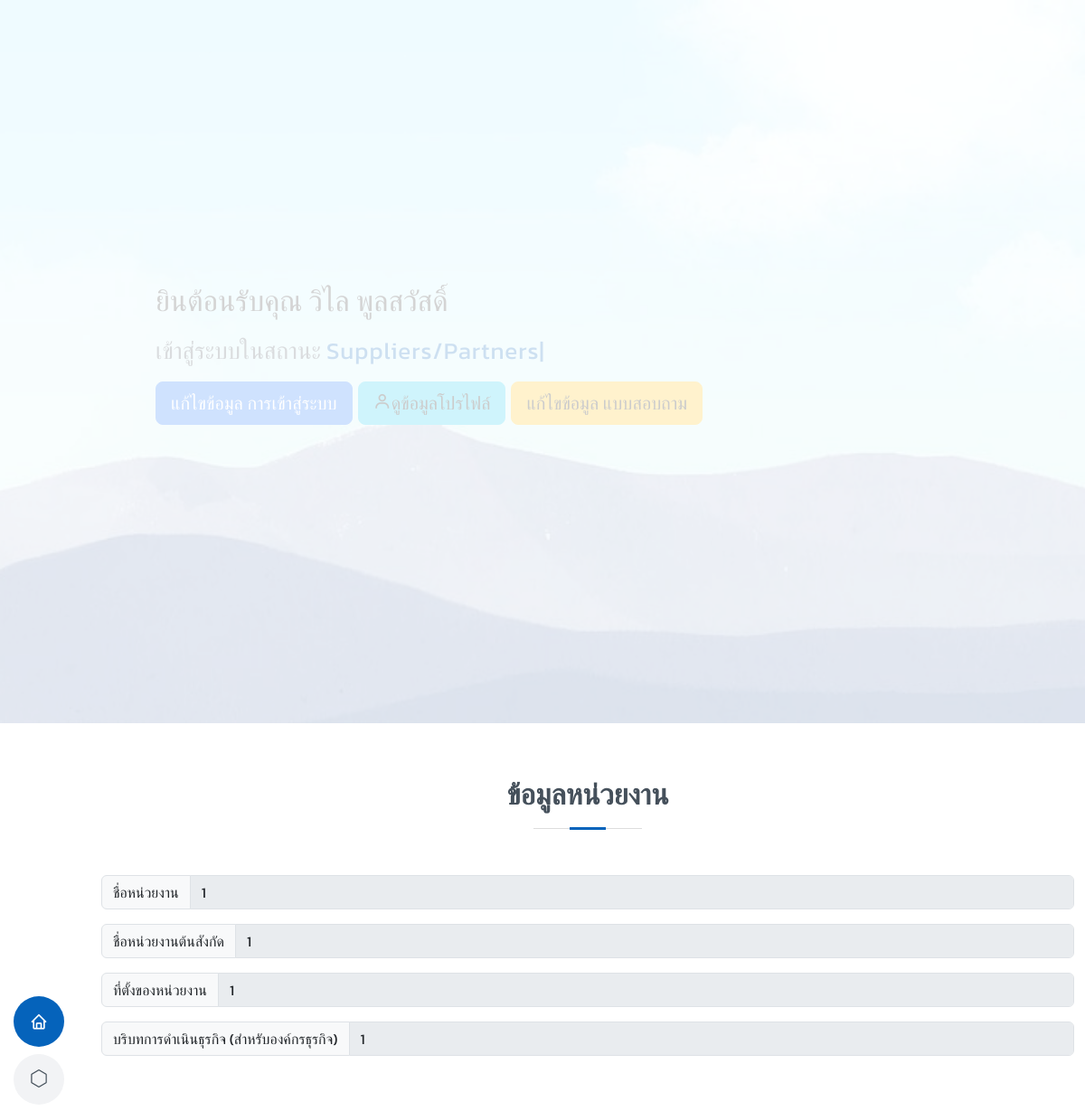
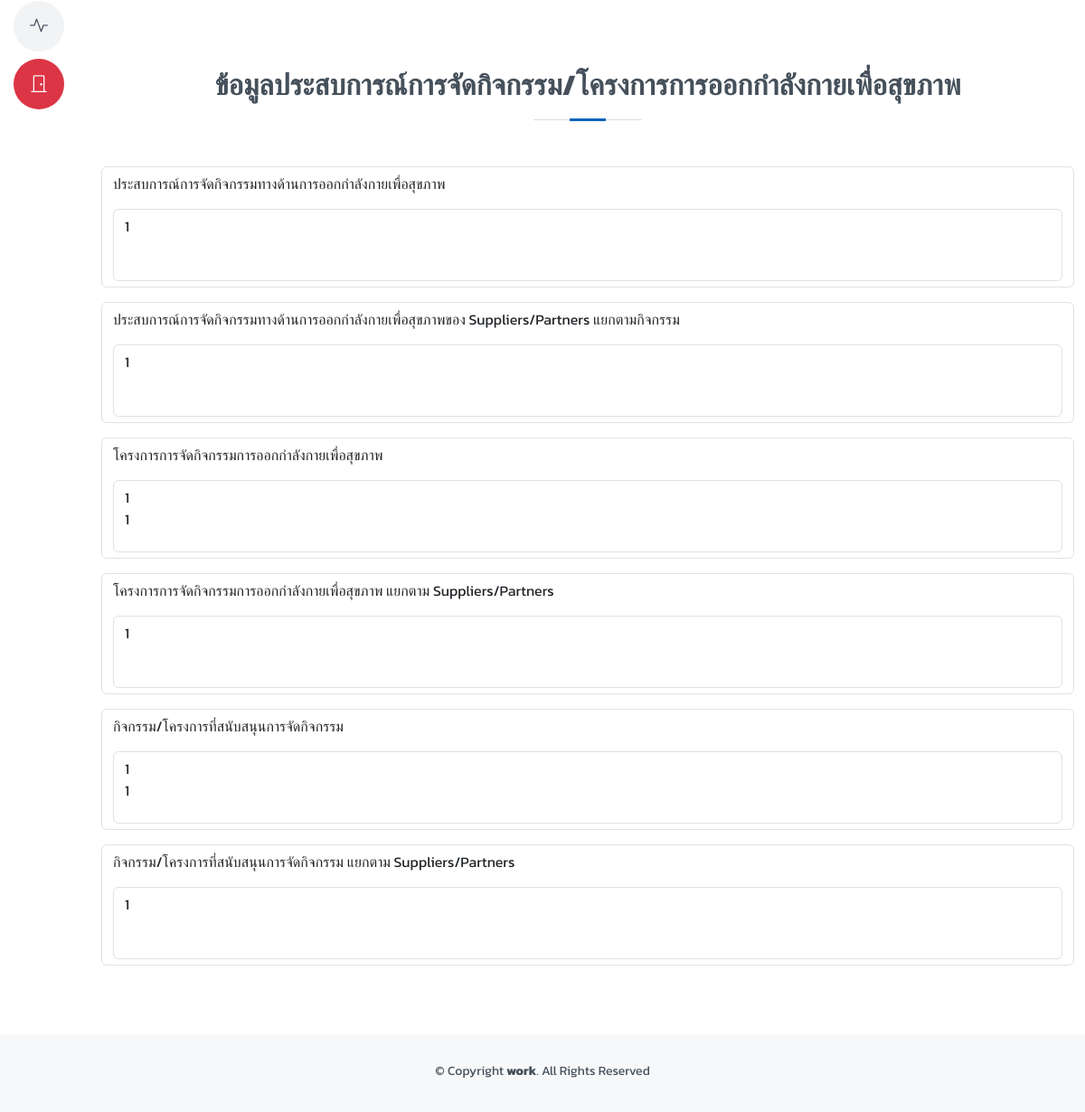
/home.php (signed in), run on the app's committed database (2 pictures, top to bottom).
### tables this page shows
CREATE TABLE `question` (
  `qid` int(11) NOT NULL,
  `username` varchar(255) NOT NULL,
  `name` varchar(255) NOT NULL,
  `surname` varchar(255) NOT NULL,
  `level` varchar(255) NOT NULL,
  `sex` varchar(255) NOT NULL,
  `province_id` int(11) NOT NULL,
  `amphure_id` int(11) NOT NULL,
  `age` varchar(100) NOT NULL,
  `eduOptions` varchar(255) NOT NULL,
  `occOptions` varchar(255) NOT NULL,
  `maryOptions` varchar(255) NOT NULL,
  `nationOptions` varchar(255) NOT NULL,
  `height` varchar(255) NOT NULL,
  `weight` varchar(255) NOT NULL,
  `pressure` varchar(255) NOT NULL,
  `pulse` varchar(255) NOT NULL,
  `congenOptions` varchar(255) NOT NULL,
  `location` text NOT NULL,
  `period` text NOT NULL,
  `reason1` text NOT NULL,
  `reason2` text NOT NULL,
  `motiOptions` varchar(255) NOT NULL,
  `exer` text NOT NULL,
  `pulseAfter` varchar(255) NOT NULL,
  `week` varchar(255) NOT NULL,
  `intensityOptions` varchar(255) NOT NULL,
  `duration` varchar(255) NOT NULL,
  `agency_name1` varchar(255) NOT NULL,
  `agency_name2` varchar(255) NOT NULL,
  `community` varchar(255) NOT NULL,
  `loc_community` varchar(255) NOT NULL,
  `loc_agency` varchar(255) NOT NULL,
  `business` varchar(255) NOT NULL,
  `exper_sports` text NOT NULL,
  `res` text NOT NULL,
  `pub_res` text NOT NULL,
  `train_exper_exer` text NOT NULL,
  `train_exper` text NOT NULL,
  `vol_exper` varchar(255) NOT NULL,
  `org_heal` varchar(255) NOT NULL,
  `pro_org_exer` varchar(255) NOT NULL,
  `activity` varchar(255) NOT NULL
);

### home.php (the view, shortened to what this page needs)
<!DOCTYPE html>
<html lang="en">
<?php session_start();
include 'assets/php/generateHead.php';
include 'condb.php';
$q_user = $_SESSION["username"];
$sql_ques = " SELECT * FROM question where username = '$q_user' ";
$queryQues = mysqli_query($con, $sql_ques);
$foundUser = 0;
while ($fetch = mysqli_fetch_assoc($queryQues)) {
  $foundUser++;
}
?>
<?php generateHead("UserPage", "assets/img/favicon.png"); ?>
<body>
  <header id="header" class="d-flex flex-column justify-content-center">
    <nav id="navbar" class="navbar nav-menu">
      <ul>
        <?php if ($foundUser == 1) { ?>
          <li><a href="#hero" class="nav-link scrollto active"><i class="bx bx-home"></i> <span>หน้าหลัก</span></a></li>
          <?php switch ($_SESSION["level"]) {
          ?>
            <?php
            case "Suppliers/Partners":
            ?>
              <li><a href="#agency" class="nav-link scrollto"><i class="bi bi-hexagon"></i><span>ข้อมูลหน่วยงาน</span></a></li>
              <li><a href="#Info_exper" class="nav-link scrollto"><i class="bi bi-activity"></i> <span>ข้อมูลประสบการณ์การจัดกิจกรรม/โครงการการออกกำลังกายเพื่อสุขภาพ</span></a></li>
            <?php
              break;
            ?>
          <?php
          }
          ?>
        <?php } ?>
        <li><a href="actions/logout.php" class="nav-link scrollto bg-danger active" onclick="return showLogoutConfirmation();"><i class="bi bi-door-closed"></i> <span>ออกจากระบบ</span></a></li>
      </ul>
    </nav>
  </header>
  <section id="hero" class="d-flex flex-column justify-content-center">
    <div class="container" data-aos="zoom-in" data-aos-delay="100">
      <h2>ยินต้อนรับคุณ <?php echo $_SESSION["name"] . " " . $_SESSION["surname"]; ?> </h2>
      <p>เข้าสู่ระบบในสถานะ <span class="typed" data-typed-items="<?php echo $_SESSION["level"]; ?>"></span></p>
      <p>
        <button type="button" class="btn btn-primary btn-lg mb-3" data-bs-toggle="modal" data-bs-target="#updateRegis">
          แก้ไขข้อมูล การเข้าสู่ระบบ
        </button>
        <?php if ($foundUser == 1) { ?>
          <a href="#personal" class="btn btn-info btn-lg mb-3"><i class="bx bx-user"></i>ดูข้อมูลโปรไฟล์</a>
          <button type="button" class="btn btn-warning btn-lg mb-3" data-bs-toggle="modal" data-bs-target="#exampleModal">
            แก้ไขข้อมูล แบบสอบถาม
          </button>
        <?php } else { ?>
          <button type="button" class="btn btn-primary btn-lg mb-3" data-bs-toggle="modal" data-bs-target="#exampleModal">
            แบบสอบถาม
          </button>
        <?php } ?>
      </p>
    </div>
  </section>
  <?php if ($foundUser == 1) {
    $q_user = $_SESSION["username"];
    $sql_ques1 = " SELECT * FROM question where username = '$q_user' ";
    $queryQues1 = mysqli_query($con, $sql_ques1);
    while ($fetch = mysqli_fetch_assoc($queryQues1)) {
  ?>
      <main id="main">
        <?php switch ($_SESSION["level"]) {
          case "Suppliers/Partners":
            include 'section/section4Switch.php';
            include 'section/section8Switch.php';
            break;
        }
        ?>
      <?php
    }
      ?>
      </main>
    <?php } ?>
    <footer id="footer">
      <div class="container">
        <div class="copyright">
          &copy; Copyright <strong><span>work</span></strong>. All Rights Reserved
        </div>
      </div>
    </footer>
            <?php include 'step.php'; ?>
</body>
</html>

### assets/php/generateHead.php (shortened to what this page needs)
<?php
function generateHead($pageTitle, $faviconUrl) {
    echo '<head>';
    echo '<link href="assets/vendor/aos/aos.css" rel="stylesheet">';
    echo '<link href="assets/vendor/bootstrap/css/bootstrap.min.css" rel="stylesheet">';
    echo '<link href="assets/vendor/bootstrap-icons/bootstrap-icons.css" rel="stylesheet">';
    echo '<link href="assets/vendor/boxicons/css/boxicons.min.css" rel="stylesheet">';
    echo '<link href="assets/vendor/glightbox/css/glightbox.min.css" rel="stylesheet">';
    echo '<link href="assets/vendor/swiper/swiper-bundle.min.css" rel="stylesheet">';
    echo '<link href="https://cdn.jsdelivr.net/npm/sweetalert2@11.7.27/dist/sweetalert2.min.css"rel="stylesheet">' ;
    echo '<link href="assets/css/style.css" rel="stylesheet">';
    echo '</head>';
}
?>

### section/section4Switch.php (shortened to what this page needs)
<?php switch ($_SESSION["level"]) {
    case "Trainers": ?>
    <?php
    case "Suppliers/Partners": ?>
        <section id="agency" class="resume">
            <div class="container" data-aos="fade-up">
                <div class="section-title">
                    <h2>ข้อมูลหน่วยงาน</h2>
                </div>
                <div class="input-group mb-3">
                    <span class="input-group-text" id="basic-addon1">ชื่อหน่วยงาน </span>
                    <input class="form-control" value="<?php echo $fetch['agency_name1']; ?>" disabled>
                </div>
                <div class="input-group mb-3">
                    <span class="input-group-text" id="basic-addon1">ชื่อหน่วยงานต้นสังกัด </span>
                    <input class="form-control" value="<?php echo $fetch['agency_name2']; ?>" disabled>
                </div>
                <div class="input-group mb-3">
                    <span class="input-group-text" id="basic-addon1">ที่ตั้งของหน่วยงาน </span>
                    <input class="form-control" value="<?php echo $fetch['loc_agency']; ?>" disabled>
                </div>
                <div class="input-group mb-3">
                    <span class="input-group-text" id="basic-addon1">บริบทการดำเนินธุรกิจ (สำหรับองค์กรธุรกิจ) </span>
                    <input class="form-control" value="<?php echo $fetch['business']; ?>" disabled>
                </div>
            </div>
        </section>
        <?php break; ?>
<?php } ?>

### section/section8Switch.php (shortened to what this page needs)
<?php
function displayExperienceSection($con, $sql, $col, $title)
{
    $query = mysqli_query($con, $sql);
    echo '<div class="form-control mb-3">';
    echo '<p>' . $title . '</p>';
    echo '<div class="form-control overflow-auto" style="height: 5rem;">';
    while ($result = mysqli_fetch_assoc($query)) {
        if ($result[$col] != '---' && $result[$col] != 'มี' && $result[$col] != 'ไม่มี') {
            echo $result[$col] . '<br>';
        }
    }
    echo '</div>';
    echo '</div>';
}
?>
<?php switch ($_SESSION["level"]) {
    case "Suppliers/Partners": ?>
        <section id="Info_exper" class="resume">
            <div class="container" data-aos="fade-up">
                <div class="section-title">
                    <h2>ข้อมูลประสบการณ์การจัดกิจกรรม/โครงการการออกกำลังกายเพื่อสุขภาพ</h2>
                </div>
                <div>
                    <?php
                    $sqlOrg = "SELECT * FROM question";
                    $colOrg = "org_heal";
                    $titleOrg = "ประสบการณ์การจัดกิจกรรมทางด้านการออกกำลังกายเพื่อสุขภาพ";
                    displayExperienceSection($con, $sqlOrg, $colOrg, $titleOrg);
                    ?>
                </div>
                <div>
                    <?php
                    $sqlOrgLevel = "SELECT * FROM question where level = 'Suppliers/Partners' ";
                    $colOrgLevel = "org_heal";
                    $titleOrgLevel = "ประสบการณ์การจัดกิจกรรมทางด้านการออกกำลังกายเพื่อสุขภาพของ Suppliers/Partners แยกตามกิจกรรม";
                    displayExperienceSection($con, $sqlOrgLevel, $colOrgLevel, $titleOrgLevel);
                    ?>
                </div>
                <div>
                    <?php
                    $sqlProOrg  = "SELECT * FROM question ";
                    $colProOrg = "pro_org_exer";
                    $titleProOrg  = "โครงการการจัดกิจกรรมการออกกำลังกายเพื่อสุขภาพ";
                    displayExperienceSection($con, $sqlProOrg, $colProOrg, $titleProOrg);
                    ?>
                </div>
                <div>
                    <?php
                    $sqlProOrgLevel  = "SELECT * FROM question where level = 'Suppliers/Partners' ";
                    $colProOrgLevel = "pro_org_exer";
                    $titleProOrgLevel  = "โครงการการจัดกิจกรรมการออกกำลังกายเพื่อสุขภาพ แยกตาม Suppliers/Partners";
                    displayExperienceSection($con, $sqlProOrgLevel, $colProOrgLevel, $titleProOrgLevel);
                    ?>
                </div>
                <div>
                    <?php
                    $sqlActivity  = "SELECT * FROM question ";
                    $colActivity = "activity";
                    $titleActivity = "กิจกรรม/โครงการที่สนับสนุนการจัดกิจกรรม";
                    displayExperienceSection($con, $sqlActivity, $colActivity, $titleActivity);
                    ?>
                </div>
                <div>
                    <?php
                    $sqlActivityLevel  = "SELECT * FROM question where level = 'Suppliers/Partners' ";
                    $colActivityLevel  = "activity";
                    $titleActivityLevel  = "กิจกรรม/โครงการที่สนับสนุนการจัดกิจกรรม แยกตาม Suppliers/Partners";
                    displayExperienceSection($con, $sqlActivityLevel, $colActivityLevel, $titleActivityLevel);
                    ?>
                </div>
            </div>
        </section>
        <?php break; ?>
<?php } ?>

### step.php (shortened to what this page needs)
</html>

### assets/css/style.css (style rules this page uses)
body { font-family: 'Kanit', sans-serif; color: #272829; }
a { color: #0563bb; text-decoration: none; }
h1, h2, h3, h4, h5, h6 { font-family: 'Kanit', sans-serif; }
#header { position: fixed; top: 0; left: 0; bottom: 0; z-index: 9997; transition: all 0.5s; padding: 15px; overflow-y: auto; }
@media (min-width: 991px) { #main { margin-left: 100px; } }
.nav-menu { padding: 0; display: block; }
.nav-menu * { margin: 0; padding: 0; list-style: none; }
.nav-menu>ul>li { position: relative; white-space: nowrap; }
.nav-menu a, .nav-menu a:focus { display: flex; align-items: center; color: #45505b; padding: 10px 18px; margin-bottom: 8px; transition: 0.3s; font-size: 15px; border-radius: 50px; background: #f2f3f5; height: 56px; width: 100%; overflow: hidden; transition: 0.3s; }
.nav-menu a i, .nav-menu a:focus i { font-size: 20px; }
@media (min-width: 992px) { .nav-menu a, .nav-menu a:focus { width: 56px; } }
.nav-menu a:hover, .nav-menu .active, .nav-menu .active:focus, .nav-menu li:hover>a { color: #fff; background: #0563bb; }
#hero { width: 100%; height: 100vh; background: url("../img/hero-bg.jpg") top right no-repeat; background-size: cover; position: relative; }
@media (min-width: 992px) { #hero { padding-left: 160px; } }
#hero:before { content: ""; background: rgba(255, 255, 255, 0.8); position: absolute; bottom: 0; top: 0; left: 0; right: 0; }
#hero p { color: #45505b; margin: 15px 0 0 0; font-size: 26px; font-family: 'Kanit', sans-serif; }
#hero p span { color: #0563bb; letter-spacing: 1px; }
section { padding: 60px 0; overflow: hidden; }
.section-title { text-align: center; padding-bottom: 30px; }
.section-title h2 { font-size: 32px; font-weight: bold; text-transform: uppercase; margin-bottom: 20px; padding-bottom: 20px; position: relative; color: #45505b; }
.section-title h2::before { content: ""; position: absolute; display: block; width: 120px; height: 1px; background: #ddd; bottom: 1px; left: calc(50% - 60px); }
.section-title h2::after { content: ""; position: absolute; display: block; width: 40px; height: 3px; background: #0563bb; bottom: 0; left: calc(50% - 20px); }
#footer { background: #f7f8f9; color: #45505b; font-size: 14px; text-align: center; padding: 30px 0; }
#footer .copyright { margin: 0 0 5px 0; }

### data on the page
question: agency_name1 "1", agency_name2 "1", loc_agency "1", business "1", title "ประสบการณ์การจัดกิจกรรมทางด้านการออกกำลังกายเพื่อสุขภาพ ประสบการณ์การจัดกิจกรรมทางด้านการออกกำลังกายเพื่อสุขภาพของ Suppliers/Partners แยกตามกิจกรรม โครงการการจัดกิจกรรมการออกกำลังกายเพื่อสุขภาพ โครงการการจัดกิจกรรมการออกกำลังกายเพื่อสุขภาพ แยกตาม Suppliers/Partners กิจกรรม/โครงการที่สนับสนุนการจัดกิจกรรม กิจกรรม/โครงการที่สนับสนุนการจัดกิจกรรม แยกตาม Suppliers/Partners", org_heal "1", pro_org_exer "1", activity "1"
question: pro_org_exer "1", activity "1"

### other printed values
$_SESSION["name"] "วิไล"
$_SESSION["surname"] "พูลสวัสดิ์"
